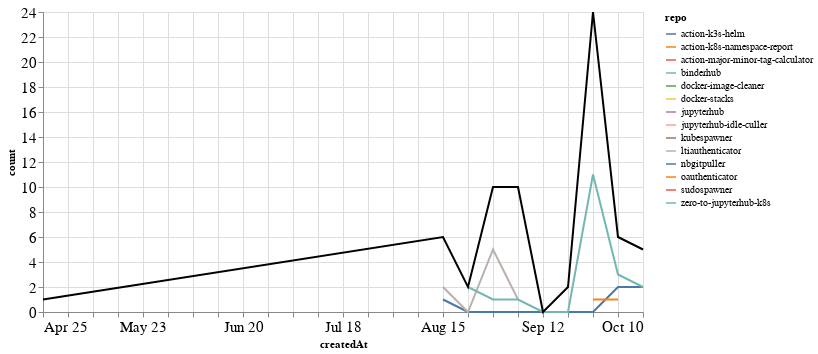

Notebook code for this chart:
### Markdown cell above
### PRs

### Code cell
prs_time = prs.groupby('repo').resample('W', on='createdAt').count()['author'].reset_index()
prs_time = prs_time.rename(columns={'author': 'count'})
prs_time_total = prs_time.groupby('createdAt').agg({"count": "sum"}).reset_index()

ch1 = alt.Chart(prs_time, width=600).mark_line().encode(
    x='createdAt',
    y='count',
    color='repo',
    tooltip="repo"
)

ch2 = alt.Chart(prs_time_total, width=600).mark_line(color="black").encode(
    x='createdAt',
    y='count',
)

ch1 + ch2

### Figure 1 — Vega-Lite specification as saved in the notebook (floating-point values rounded to 4 significant figures)
{"config": {"axisLeft": {"labelFontSize": 15}, "axisBottom": {"labelFontSize": 15}}, "layer": [{"data": {"name": "data-869b140f8b0d0dee8a2677e07fe3ed12"}, "mark": "line", "encoding": {"color": {"type": "nominal", "field": "repo"}, "tooltip": {"type": "nominal", "field": "repo"}, "x": {"type": "temporal", "field": "createdAt"}, "y": {"type": "quantitative", "field": "count"}}, "width": 600}, {"data": {"name": "data-47c7ff9ccc90aec9c5b8ef432996c6ba"}, "mark": {"type": "line", "color": "black"}, "encoding": {"x": {"type": "temporal", "field": "createdAt"}, "y": {"type": "quantitative", "field": "count"}}, "width": 600}], "$schema": "https://vega.github.io/schema/vega-lite/v4.8.1.json", "datasets": {"data-869b140f8b0d0dee8a2677e07fe3ed12": [{"repo": "action-k3s-helm", "createdAt": "2021-08-15T00:00:00", "count": 1}, {"repo": "action-k3s-helm", "createdAt": "2021-08-22T00:00:00", "count": 0}, {"repo": "action-k3s-helm", "createdAt": "2021-08-29T00:00:00", "count": 0}, {"repo": "action-k3s-helm", "createdAt": "2021-09-05T00:00:00", "count": 0}, {"repo": "action-k3s-helm", "createdAt": "2021-09-12T00:00:00", "count": 0}, {"repo": "action-k3s-helm", "createdAt": "2021-09-19T00:00:00", "count": 0}, {"repo": "action-k3s-helm", "createdAt": "2021-09-26T00:00:00", "count": 0}, {"repo": "action-k3s-helm", "createdAt": "2021-10-03T00:00:00", "count": 2}, {"repo": "action-k3s-helm", "createdAt": "2021-10-10T00:00:00", "count": 2}, {"repo": "action-k8s-namespace-report", "createdAt": "2021-09-26T00:00:00", "count": 1}, {"repo": "action-k8s-namespace-report", "createdAt": "2021-10-03T00:00:00", "count": 1}, {"repo": "action-major-minor-tag-calculator", "createdAt": "2021-09-26T00:00:00", "count": 1}, {"repo": "binderhub", "createdAt": "2021-09-26T00:00:00", "count": 10}, {"repo": "docker-image-cleaner", "createdAt": "2021-09-19T00:00:00", "count": 2}, {"repo": "docker-stacks", "createdAt": "2021-08-15T00:00:00", "count": 2}, {"repo": "jupyterhub", "createdAt": "2021-08-29T00:00:00", "count": 4}, {"repo": "jupyterhub-idle-culler", "createdAt": "2021-09-26T00:00:00", "count": 1}, {"repo": "kubespawner", "createdAt": "2021-10-10T00:00:00", "count": 1}, {"repo": "ltiauthenticator", "createdAt": "2021-08-15T00:00:00", "count": 2}, {"repo": "ltiauthenticator", "createdAt": "2021-08-22T00:00:00", "count": 0}, {"repo": "ltiauthenticator", "createdAt": "2021-08-29T00:00:00", "count": 5}, {"repo": "ltiauthenticator", "createdAt": "2021-09-05T00:00:00", "count": 1}, {"repo": "nbgitpuller", "createdAt": "2021-09-05T00:00:00", "count": 8}, {"repo": "oauthenticator", "createdAt": "2021-08-15T00:00:00", "count": 1}, {"repo": "sudospawner", "createdAt": "2021-04-25T00:00:00", "count": 1}, {"repo": "zero-to-jupyterhub-k8s", "createdAt": "2021-08-22T00:00:00", "count": 2}, {"repo": "zero-to-jupyterhub-k8s", "createdAt": "2021-08-29T00:00:00", "count": 1}, {"repo": "zero-to-jupyterhub-k8s", "createdAt": "2021-09-05T00:00:00", "count": 1}, {"repo": "zero-to-jupyterhub-k8s", "createdAt": "2021-09-12T00:00:00", "count": 0}, {"repo": "zero-to-jupyterhub-k8s", "createdAt": "2021-09-19T00:00:00", "count": 0}, {"repo": "zero-to-jupyterhub-k8s", "createdAt": "2021-09-26T00:00:00", "count": 11}, {"repo": "zero-to-jupyterhub-k8s", "createdAt": "2021-10-03T00:00:00", "count": 3}, {"repo": "zero-to-jupyterhub-k8s", "createdAt": "2021-10-10T00:00:00", "count": 2}], "data-47c7ff9ccc90aec9c5b8ef432996c6ba": [{"createdAt": "2021-04-25T00:00:00", "count": 1}, {"createdAt": "2021-08-15T00:00:00", "count": 6}, {"createdAt": "2021-08-22T00:00:00", "count": 2}, {"createdAt": "2021-08-29T00:00:00", "count": 10}, {"createdAt": "2021-09-05T00:00:00", "count": 10}, {"createdAt": "2021-09-12T00:00:00", "count": 0}, {"createdAt": "2021-09-19T00:00:00", "count": 2}, {"createdAt": "2021-09-26T00:00:00", "count": 24}, {"createdAt": "2021-10-03T00:00:00", "count": 6}, {"createdAt": "2021-10-10T00:00:00", "count": 5}]}}
